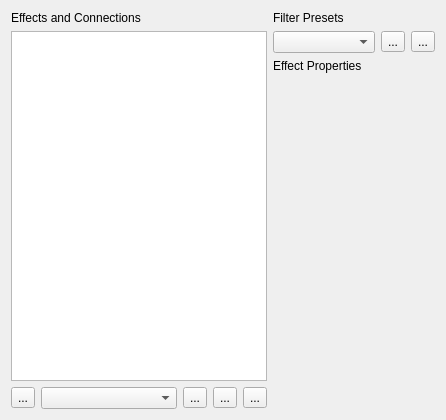
<?xml version="1.0" encoding="UTF-8"?>
<ui version="4.0">
 <class>FilterEffectEditWidget</class>
 <widget class="QWidget" name="FilterEffectEditWidget">
  <property name="geometry">
   <rect>
    <x>0</x>
    <y>0</y>
    <width>446</width>
    <height>414</height>
   </rect>
  </property>
  <property name="sizePolicy">
   <sizepolicy hsizetype="Preferred" vsizetype="Preferred">
    <horstretch>0</horstretch>
    <verstretch>0</verstretch>
   </sizepolicy>
  </property>
  <property name="minimumSize">
   <size>
    <width>0</width>
    <height>0</height>
   </size>
  </property>
  <property name="maximumSize">
   <size>
    <width>16777215</width>
    <height>16777215</height>
   </size>
  </property>
  <property name="windowTitle">
   <string>Filter Effect Editor</string>
  </property>
  <layout class="QGridLayout" name="gridLayout_3">
   <item row="0" column="0">
    <layout class="QGridLayout" name="gridLayout">
     <item row="0" column="0" colspan="5">
      <widget class="QLabel" name="label_2">
       <property name="text">
        <string>Effects and Connections</string>
       </property>
      </widget>
     </item>
     <item row="1" column="0" colspan="5">
      <widget class="QGraphicsView" name="view">
       <property name="minimumSize">
        <size>
         <width>0</width>
         <height>350</height>
        </size>
       </property>
      </widget>
     </item>
     <item row="2" column="0">
      <widget class="QToolButton" name="removeEffect">
       <property name="text">
        <string>...</string>
       </property>
      </widget>
     </item>
     <item row="2" column="1">
      <widget class="KComboBox" name="effectSelector"/>
     </item>
     <item row="2" column="2">
      <widget class="QToolButton" name="addEffect">
       <property name="text">
        <string>...</string>
       </property>
      </widget>
     </item>
     <item row="2" column="3">
      <widget class="QToolButton" name="raiseEffect">
       <property name="text">
        <string>...</string>
       </property>
      </widget>
     </item>
     <item row="2" column="4">
      <widget class="QToolButton" name="lowerEffect">
       <property name="text">
        <string>...</string>
       </property>
      </widget>
     </item>
    </layout>
   </item>
   <item row="0" column="1">
    <layout class="QGridLayout" name="gridLayout_2">
     <item row="0" column="0" colspan="3">
      <widget class="QLabel" name="label">
       <property name="text">
        <string>Filter Presets</string>
       </property>
      </widget>
     </item>
     <item row="1" column="0">
      <widget class="KoResourceSelector" name="presets"/>
     </item>
     <item row="1" column="1">
      <widget class="QToolButton" name="addPreset">
       <property name="text">
        <string>...</string>
       </property>
      </widget>
     </item>
     <item row="1" column="2">
      <widget class="QToolButton" name="removePreset">
       <property name="text">
        <string>...</string>
       </property>
      </widget>
     </item>
     <item row="2" column="0" colspan="3">
      <widget class="QLabel" name="label_3">
       <property name="text">
        <string>Effect Properties</string>
       </property>
      </widget>
     </item>
     <item row="3" column="0" colspan="3">
      <widget class="QStackedWidget" name="configStack">
       <property name="sizePolicy">
        <sizepolicy hsizetype="Preferred" vsizetype="MinimumExpanding">
         <horstretch>0</horstretch>
         <verstretch>0</verstretch>
        </sizepolicy>
       </property>
       <property name="minimumSize">
        <size>
         <width>0</width>
         <height>0</height>
        </size>
       </property>
       <property name="currentIndex">
        <number>1</number>
       </property>
       <widget class="QWidget" name="page"/>
       <widget class="QWidget" name="page_2"/>
      </widget>
     </item>
     <item row="4" column="0">
      <spacer name="verticalSpacer">
       <property name="orientation">
        <enum>Qt::Vertical</enum>
       </property>
       <property name="sizeType">
        <enum>QSizePolicy::Expanding</enum>
       </property>
       <property name="sizeHint" stdset="0">
        <size>
         <width>20</width>
         <height>295</height>
        </size>
       </property>
      </spacer>
     </item>
    </layout>
   </item>
  </layout>
 </widget>
 <customwidgets>
  <customwidget>
   <class>KComboBox</class>
   <extends>QComboBox</extends>
   <header>KComboBox</header>
  </customwidget>
  <customwidget>
   <class>KoResourceSelector</class>
   <extends>QComboBox</extends>
   <header>KoResourceSelector.h</header>
  </customwidget>
 </customwidgets>
 <resources/>
 <connections/>
</ui>
